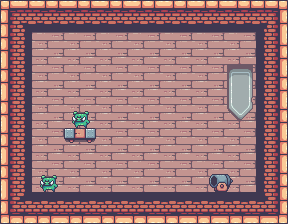

The image is a tile-based game level rendered from a .tmx file. Its description and complete source (layers, tilesets, objects, tile grids) follow:
An orthogonal 9x7 tile map with 32x32 px tiles, 2 tile layers (Слой тайлов 1, Слой тайлов 2), 4 tilesets.

<map version="1.9" tiledversion="1.9.2" orientation="orthogonal" renderorder="right-down" width="9" height="7" tilewidth="32" tileheight="32" infinite="0" nextlayerid="3" nextobjectid="1">
 <tileset firstgid="1" source="../tilesets/terrain.tsx" />
 <tileset firstgid="177" source="../tilesets/setup_enemy.tsx" />
 <tileset firstgid="179" source="../tilesets/cannon.tsx" />
 <tileset firstgid="180" source="../tilesets/decorations.tsx" />
 <layer id="1" name="Слой тайлов 1" width="9" height="7">
  <data encoding="csv">
1,2,2,2,2,2,2,2,3,
17,66,66,66,66,66,66,66,19,
17,66,66,66,66,66,66,66,19,
17,66,66,66,66,66,66,66,19,
17,66,66,66,66,66,66,66,19,
17,66,66,66,66,66,66,66,19,
33,34,34,34,34,34,34,34,35
</data>
 </layer>
 <layer id="2" name="Слой тайлов 2" width="9" height="7">
  <data encoding="csv">
0,0,0,0,0,0,0,0,0,
0,0,0,0,0,0,0,0,0,
0,0,0,0,0,0,0,180,0,
0,0,178,0,0,0,0,195,0,
0,0,189,0,0,0,0,0,0,
0,178,0,0,0,0,179,0,0,
0,0,0,0,0,0,0,0,0
</data>
 </layer>
</map>
